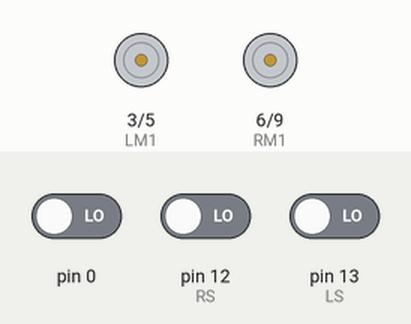
Bench run of a sketch on a simulated Arduino Uno, built with avr-gcc and run on an emulated ATmega328P. On the bench: motor-driver pin pairs drawn as motors (green arrow = first pin HIGH = forward, orange = second pin HIGH = backward, longer = more drive). The test bench sets the inputs (shaded band); at power-on: pin 0 LOW, pin 12 (RS) LOW, pin 13 (LS) LOW.

Above: at 1.2 s.
1.3 s: pin 0 driven HIGH
At 2.5 s:
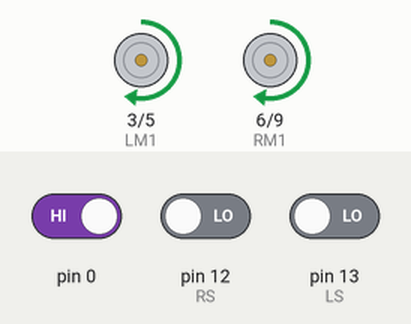
2.8 s: pin 12 (RS) driven HIGH
At 3.8 s:
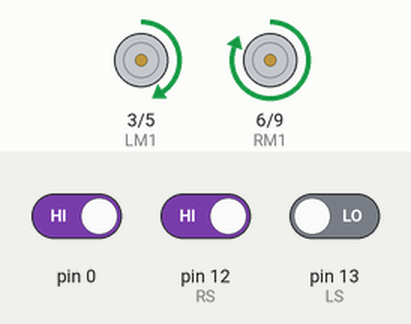
4.3 s: pin 0 driven LOW
At 5.5 s:
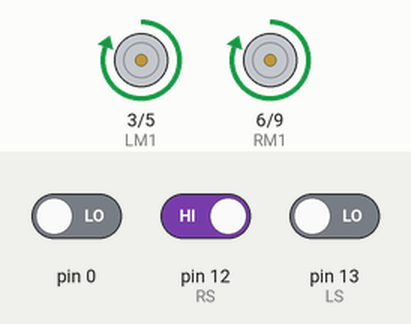
5.8 s: pin 0 driven HIGH
At 6.6 s:
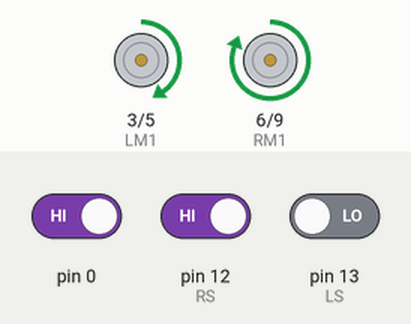
7.3 s: pin 12 (RS) driven LOW
At 8.5 s:
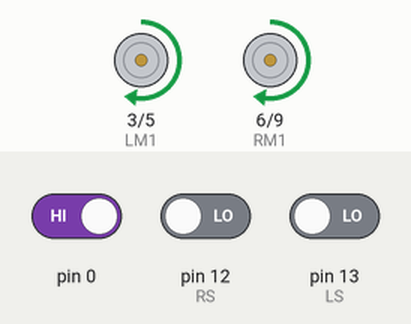
8.8 s: pin 13 (LS) driven HIGH
At 10.1 s:
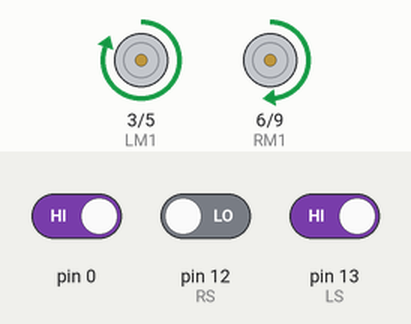
Timing chart, 0 to 11.3 s (numbered marks = the images above; inputs shaded):
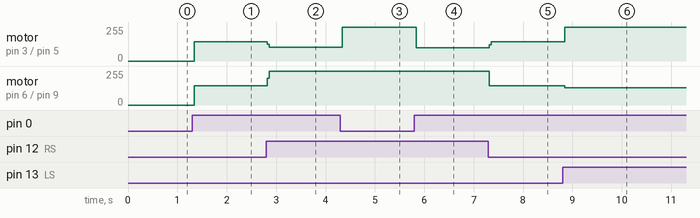

The sketch:

lfr-code.ino
```cpp
/*------ Arduino Line Follower Code----- */
/*-------definning Inputs------*/
#define LS 13      // left sensor
#define RS 12      // right sensor

/*-------definning Outputs------*/
#define LM1 3    // left motor
#define LM2 5      // left motor
#define RM1 6       // right motor
#define RM2 9       // right motor

void setup()
{
  pinMode(LS, INPUT);
  pinMode(RS, INPUT);
  pinMode(LM1, OUTPUT);
  pinMode(LM2, OUTPUT);
  pinMode(RM1, OUTPUT);
  pinMode(RM2, OUTPUT);
}

void loop()
{
  if(digitalRead(LS==1) && digitalRead(RS==1))     // Move Forward
  {
    digitalWrite(LM1, HIGH);
    digitalWrite(LM2, LOW);
    digitalWrite(RM1, HIGH);
    digitalWrite(RM2, LOW);
  }

  if((digitalRead(LS==0)) && digitalRead(RS))     // Turn right
  {
    digitalWrite(LM1, LOW);
    digitalWrite(LM2, LOW);
    digitalWrite(RM1, HIGH);
    digitalWrite(RM2, LOW);
  }

  if(digitalRead(LS) && !(digitalRead(RS)))     // turn left
  {
    digitalWrite(LM1, HIGH);
    digitalWrite(LM2, LOW);
    digitalWrite(RM1, LOW);
    digitalWrite(RM2, LOW);
  }

  if(!(digitalRead(LS)) && !(digitalRead(RS)))     // stop
  {
    digitalWrite(LM1, LOW);
    digitalWrite(LM2, LOW);
    digitalWrite(RM1, LOW);
    digitalWrite(RM2, LOW);
  }
}
```

Measured:
- after the input at 1.3 s, motor on pin 3 (LM1) / pin 5 (LM2), motor on pin 6 (RM1) / pin 9 (RM2): stopped → forward 146/255 at once
- after the input at 2.8 s, motor on pin 3 (LM1) / pin 5 (LM2): forward 146/255 → forward 102/255 at once; motor on pin 6 (RM1) / pin 9 (RM2): forward 146/255 → forward 255/255 at once
- after the input at 4.3 s, motor on pin 3 (LM1) / pin 5 (LM2): forward 102/255 → forward 255/255 at once
- after the input at 5.8 s, motor on pin 3 (LM1) / pin 5 (LM2): forward 255/255 → forward 101/255 at once
- after the input at 7.3 s, motor on pin 3 (LM1) / pin 5 (LM2): forward 101/255 → forward 146/255 at once; motor on pin 6 (RM1) / pin 9 (RM2): forward 255/255 → forward 146/255 at once
- after the input at 8.8 s, motor on pin 3 (LM1) / pin 5 (LM2): forward 146/255 → forward 255/255 at once; motor on pin 6 (RM1) / pin 9 (RM2): forward 146/255 → forward 131/255 at once
